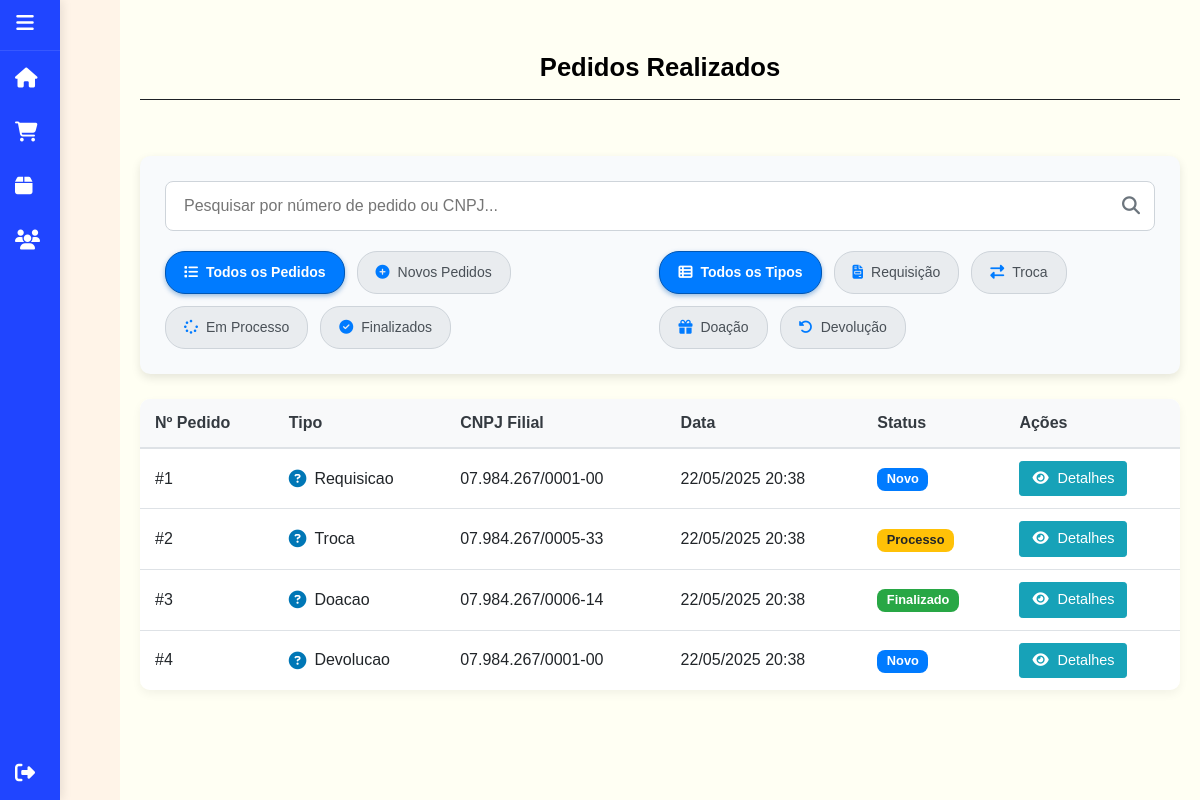
/pages/admin/pedidos.php (signed in), run on an earlier commit of the app's database.
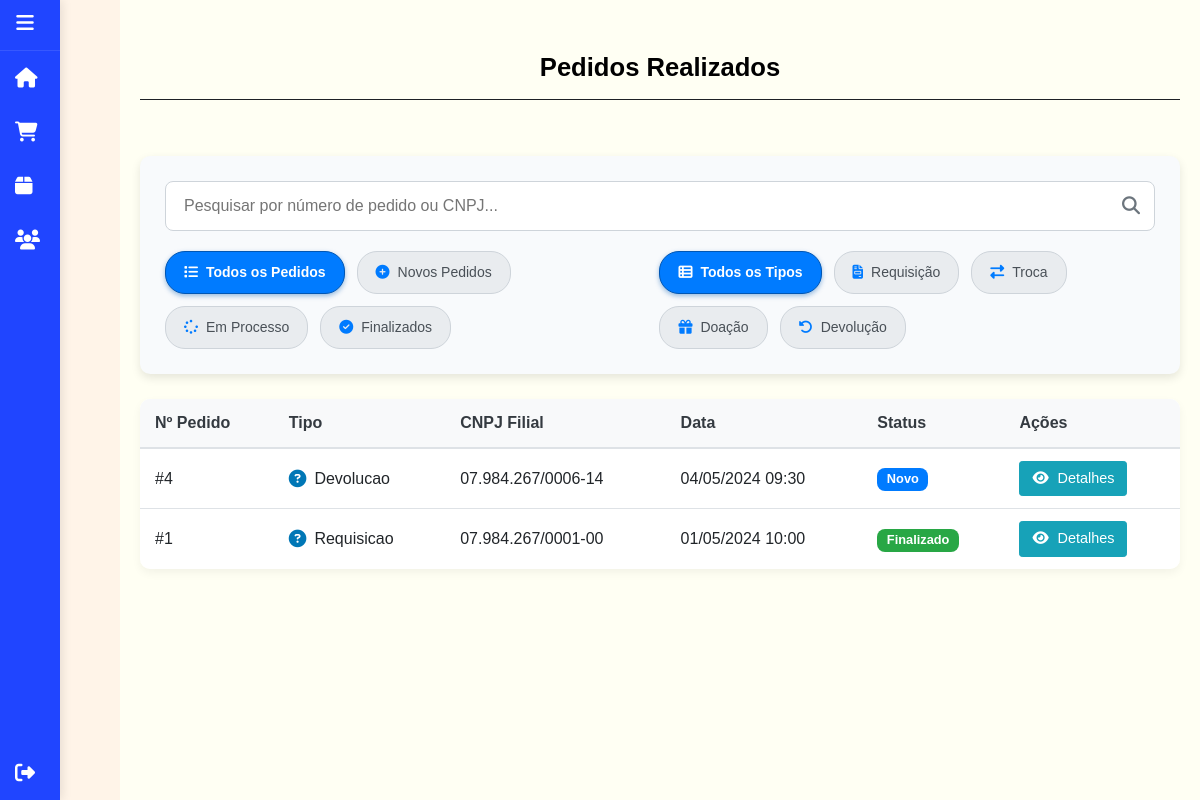
And on a later commit of the database.
### tables this page shows
CREATE TABLE pedidos (
    id INT AUTO_INCREMENT PRIMARY KEY,
    data DATETIME DEFAULT CURRENT_TIMESTAMP,
    tipo_pedido ENUM('requisicao', 'troca', 'doacao', 'devolucao') NOT NULL DEFAULT 'requisicao',
    status ENUM('novo', 'processo', 'finalizado') NOT NULL DEFAULT 'novo',
    filial_usuario_id INT,
    filial_destino_id INT,
    usuario_id INT,  
    pedido_original_id INT NULL DEFAULT NULL,  
    observacoes TEXT,
    data_processamento DATETIME,
    data_finalizacao DATETIME,
    data_atualizacao DATETIME DEFAULT CURRENT_TIMESTAMP ON UPDATE CURRENT_TIMESTAMP,
    FOREIGN KEY (filial_usuario_id) REFERENCES usuarios(id),
    FOREIGN KEY (filial_destino_id) REFERENCES usuarios(id),
    FOREIGN KEY (usuario_id) REFERENCES usuarios(id),
    FOREIGN KEY (pedido_original_id) REFERENCES pedidos(id) ON DELETE SET NULL  
);

CREATE TABLE usuarios (
    id INT NOT NULL AUTO_INCREMENT PRIMARY KEY,
    username VARCHAR(255) NOT NULL,
    password VARCHAR(255) NOT NULL,
    tipo_usuario INT NOT NULL,
    cnpj VARCHAR(20),
    responsavel VARCHAR(255),
    endereco VARCHAR(255),
    cep VARCHAR(10),
    bairro VARCHAR(100),
    cidade VARCHAR(100),
    uf CHAR(2),
    nome VARCHAR(255),
    data_cadastro DATETIME DEFAULT CURRENT_TIMESTAMP,
    eh_filial BOOLEAN DEFAULT FALSE,
    nome_filial VARCHAR(255) NULL,
    estado CHAR(2) NULL,
    FOREIGN KEY (tipo_usuario) REFERENCES tipo_usuario(id)
);

### pages/admin/pedidos.php (the view, shortened to what this page needs)
<?php
require_once '../../includes/db.php';
?>
<!DOCTYPE html>
<html lang="pt-BR">
<head>
    <link href="https://stackpath.bootstrapcdn.com/bootstrap/4.5.2/css/bootstrap.min.css" rel="stylesheet">
    <link rel="stylesheet" href="https://cdnjs.cloudflare.com/ajax/libs/font-awesome/5.15.4/css/all.min.css">
    <link rel="stylesheet" href="https://cdnjs.cloudflare.com/ajax/libs/font-awesome/6.5.0/css/all.min.css">
    <link rel="stylesheet" href="../../css/pedidos.css">
</head>
<body>
     <div class="sidebar">
        <div>
            <div class="sidebar-header">
                <i class="fas fa-bars icon"></i><span class="text">Menu</span>
            </div>
            <a href="dashboard.php"><i class="fas fa-home icon"></i><span class="text">Início</span></a>
            <a href="pedidos.php" class="active"><i class="fas fa-shopping-cart icon"></i><span class="text">Pedidos</span></a>
            <a href="produtos.php"><i class="fas fa-box icon"></i><span class="text">Produtos</span></a>
            <a href="usuarios.php"><i class="fas fa-users icon"></i><span class="text">Usuários</span></a>
        </div>
        <a href="../../logout/logout.php"><i class="fas fa-sign-out-alt icon"></i><span class="text">Sair</span></a>
    </div>
    <div class="content">
        <div class="header">
            <h1>Pedidos Realizados</h1>
            <hr class="barrinha">
        </div>
        <div class="main-content">
            <div class="search-container">
                <div class="search-wrapper">
                    <input type="text" id="searchInput" class="search-input" placeholder="Pesquisar por número de pedido ou CNPJ...">
                </div>
                <div class="filters-area">
                    <div class="filters-container">
                        <div class="filter-tag active" data-status="todos" onclick="filterByStatus(this)">
                            <i class="fas fa-list"></i>
                            Todos os Pedidos
                        </div>
                        <div class="filter-tag" data-status="novo" onclick="filterByStatus(this)">
                            <i class="fas fa-plus-circle"></i>
                            Novos Pedidos
                        </div>
                        <div class="filter-tag" data-status="processo" onclick="filterByStatus(this)">
                            <i class="fas fa-spinner"></i>
                            Em Processo
                        </div>
                        <div class="filter-tag" data-status="finalizado" onclick="filterByStatus(this)">
                            <i class="fas fa-check-circle"></i>
                            Finalizados
                        </div>
                    </div>
                    <div class="filters-container"> <div class="filter-tag2 active" data-tipo="todos" onclick="filterByType(this)">
                            <i class="fas fa-th-list"></i>
                            Todos os Tipos
                        </div>
                        <div class="filter-tag2" data-tipo="requisicao" onclick="filterByType(this)">
                            <i class="fas fa-file-invoice"></i>
                            Requisição
                        </div>
                        <div class="filter-tag2" data-tipo="troca" onclick="filterByType(this)">
                            <i class="fas fa-exchange-alt"></i>
                            Troca
                        </div>
                        <div class="filter-tag2" data-tipo="doacao" onclick="filterByType(this)">
                            <i class="fas fa-gift"></i>
                            Doação
                        </div>
                        <div class="filter-tag2" data-tipo="devolucao" onclick="filterByType(this)">
                            <i class="fas fa-undo-alt"></i>
                            Devolução
                        </div>
                    </div>
                </div>
            </div>
            <div class="pedidos-list-container">
                <table class="table table-hover pedidos-table">
                    <thead>
                        <tr>
                            <th scope="col">Nº Pedido</th>
                            <th scope="col">Tipo</th>
                            <th scope="col">CNPJ Filial</th>
                            <th scope="col">Data</th>
                            <th scope="col">Status</th>
                            <th scope="col">Ações</th>
                        </tr>
                    </thead>
                    <tbody id="pedidosList">
                        <?php
                        $query = "SELECT p.id, p.data, p.tipo_pedido, p.status, u.cnpj, u.nome_filial
                                  FROM pedidos p
                                  JOIN usuarios u ON p.filial_usuario_id = u.id
                                  WHERE u.eh_filial = TRUE
                                  ORDER BY p.data DESC";
                        $pedidos = $conn->query($query);
                        if ($pedidos->num_rows > 0):
                            while ($pedido = $pedidos->fetch_assoc()):
                                $tipoIconMap = [
                                    'requisicao' => '<i class="fas fa-file-invoice"></i>',
                                    'troca' => '<i class="fas fa-exchange-alt"></i>',
                                    'doacao' => '<i class="fas fa-gift"></i>',
                                    'devolucao' => '<i class="fas fa-undo-alt"></i>'
                                ];
                                $statusBadgeMap = [
                                    'novo' => 'badge-primary',
                                    'processo' => 'badge-warning',
                                    'finalizado' => 'badge-success'
                                ];
                                $tipoIcon = $tipoIconMap[$pedido['tipo_pedido']] ?? '<i class="fas fa-question-circle"></i>';
                                $statusBadge = $statusBadgeMap[$pedido['status']] ?? 'badge-secondary';
                                $cnpj = $pedido['cnpj'];
                        ?>
                        <tr class="pedido-row" data-status="<?= $pedido['status'] ?>" data-tipo="<?= $pedido['tipo_pedido'] ?>">
                            <td>#<?= $pedido['id'] ?></td>
                            <td>
                                <span class="tipo-pedido">
                                    <?= $tipoIcon ?>
                                    <?= ucfirst($pedido['tipo_pedido']) ?>
                                </span>
                            </td>
                            <td title="<?= htmlspecialchars($pedido['nome_filial']) ?>"><?= $cnpj ?></td>
                            <td><?= date('d/m/Y H:i', strtotime($pedido['data'])) ?></td>
                            <td>
                                <span class="badge <?= $statusBadge ?>">
                                    <?= ucfirst($pedido['status']) ?>
                                </span>
                            </td>
                            <td>
                                <a href="detalhes_pedido.php?id=<?= $pedido['id'] ?>" class="btn btn-sm btn-info">
                                    <i class="fas fa-eye"></i> Detalhes
                                </a>
                            </td>
                        </tr>
                        <?php
                            endwhile;
                        endif;
                        ?>
                    </tbody>
                </table>
            </div>
        </div>
    </div>
</body>
</html>

### css/pedidos.css (style rules this page uses)
body { display: flex; font-family: 'Arial', sans-serif; margin: 0; height: 100vh; background-color: #fff4e8; }
.sidebar { width: 60px; background-color: #2045ff; transition: width 0.3s; overflow: hidden; display: flex; flex-direction: column; justify-content: space-between; box-shadow: 2px 0 10px rgba(0, 0, 0, 0.1); }
.sidebar a { display: flex; align-items: center; padding: 15px; color: white; text-decoration: none; transition: background 0.3s; }
.sidebar-header { color: white; text-align: center; padding: 13px 0; border-bottom: 1px solid rgba(255, 255, 255, 0.1); }
.icon { color: white; font-size: 20px; width: 30px; text-align: center; margin-right: 10px; }
.content { flex: 1; padding: 0; background-color: #fffff3; display: flex; flex-direction: column; }
.header { margin-top: 2rem; padding: 20px; background-color: #fffff3; }
.header h1 { margin: 0; background-color: #fffff3; text-align: center; font-size: 1.6rem; color: #000000; font-weight: bold; }
.barrinha { background-color: #212529; }
.main-content { padding: 20px; flex: 1; overflow-y: auto; background-color: #fffff3; }
.search-container { background-color: white; border-radius: 10px; box-shadow: 0 4px 10px rgba(0, 0, 0, 0.1); padding: 25px; margin-bottom: 25px; width: 100%; background-color: #F8FAFC; display: flex; flex-direction: column; gap: 20px; }
.search-wrapper { position: relative; width: 100%; }
.search-input { border: 1px solid #ced4da; border-radius: 8px; padding: 12px 18px; width: 100%; transition: border-color 0.3s, box-shadow 0.3s; background-color: #FFFFFF; padding-right: 45px; }
.filters-area { display: flex; flex-direction: column; gap: 15px; }
.filters-container { display: flex; gap: 12px; flex-wrap: wrap; }
.filter-tag, .filter-tag2 { background-color: #e9ecef; color: #495057; border-radius: 20px; padding: 10px 18px; cursor: pointer; transition: all 0.2s ease-in-out; font-size: 14px; display: flex; align-items: center; border: 1px solid #ced4da; font-weight: 500; }
.filter-tag.active, .filter-tag2.active { background-color: #007bff; color: white !important; font-weight: bold; border-color: #0056b3; box-shadow: 0 2px 5px rgba(0, 91, 179, 0.4); transform: translateY(0); }
.filter-tag.active i, .filter-tag2.active i { color: white !important; }
.filter-tag i, .filter-tag2 i { margin-right: 8px; color: #007bff; }
.pedidos-list-container { background-color: #fffff3; border-radius: 10px; box-shadow: 0 4px 10px rgba(0, 0, 0, 0.05); overflow: hidden; }
.pedidos-table { margin-bottom: 0; background-color: white; }
.pedidos-table thead { background-color: #f8f9fa; }
.pedidos-table th { border-top: none; font-weight: 600; color: #343a40; padding: 12px 15px; }
.pedidos-table td { padding: 12px 15px; vertical-align: middle; }
.pedido-row { cursor: pointer; transition: background-color 0.2s; }
.tipo-pedido { display: flex; align-items: center; gap: 8px; }
.tipo-pedido i { color: #0077B6; font-size: 1.1em; }
.badge { font-size: 0.8rem; font-weight: 600; padding: 0.4em 0.75em; border-radius: 8px; }
.badge-primary { background-color: #007bff; color: white; }
.badge-success { background-color: #28a745; color: white; }
.btn-info { background-color: #17a2b8; border-color: #17a2b8; padding: 0.375rem 0.75rem; font-size: 0.9rem; }
.btn-info i { margin-right: 5px; }
@media (min-width: 769px) { .filters-area { flex-direction: row; justify-content: space-between; align-items: center; } }
@media (min-width: 769px) { .filters-container { margin-top: 0; flex-basis: auto; } }
.badge-warning { background-color: #ffc107; color: #212529; }

What changed in the data, as far as the page shows it:
no longer on this page (row edited): pedidos: id "2", tipo_pedido "Troca", filial_usuario.cnpj "07.984.267/0005-33", data "22/05/2025 20:38", status "Processo"
no longer on this page (row edited): pedidos: id "3", tipo_pedido "Doacao", filial_usuario.cnpj "07.984.267/0006-14", data "22/05/2025 20:38", status "Finalizado"
changed pedidos "Devolucao": filial_usuario.cnpj "07.984.267/0001-00" → "07.984.267/0006-14"; data "22/05/2025 20:38" → "04/05/2024 09:30"; moves up the list
changed pedidos "Requisicao": data "22/05/2025 20:38" → "01/05/2024 10:00"; status "Novo" → "Finalizado"
